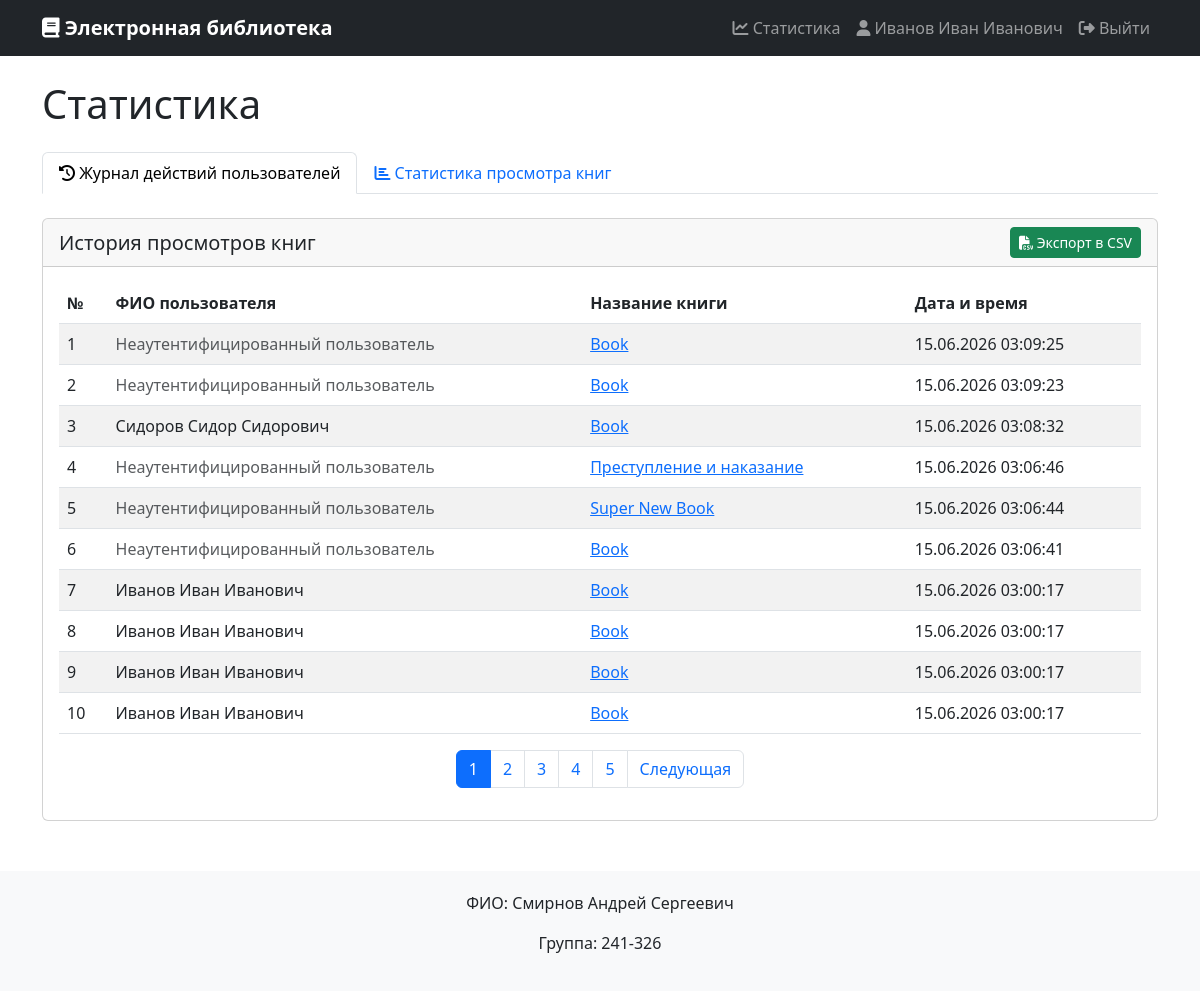
The page /statistics (signed in) on the database its author committed.
### models.py (models this page shows, shortened)
class User(db.Model, UserMixin):
    __tablename__ = 'user'
    id = db.Column(db.Integer, primary_key=True)
    login = db.Column(db.String(100), unique=True, nullable=False)
    password_hash = db.Column(db.String(200), nullable=False)
    last_name = db.Column(db.String(100), nullable=False)
    first_name = db.Column(db.String(100), nullable=False)
    patronymic = db.Column(db.String(100))
    role_id = db.Column(db.Integer, db.ForeignKey('role.id'), nullable=False)
    role = db.relationship('Role')
    @property
    def full_name(self):
        if self.patronymic:
            return f"{self.last_name} {self.first_name} {self.patronymic}"
        return f"{self.last_name} {self.first_name}"

class BookViewLog(db.Model):
    __tablename__ = 'book_view_log'
    id = db.Column(db.Integer, primary_key=True)
    book_id = db.Column(db.Integer, db.ForeignKey('book.id', ondelete='SET NULL'), nullable=True)
    user_id = db.Column(db.Integer, db.ForeignKey('user.id', ondelete='SET NULL'), nullable=True)
    viewed_at = db.Column(db.DateTime, default=datetime.now, nullable=False)
    book = db.relationship('Book')
    user = db.relationship('User')

class Book(db.Model):
    __tablename__ = 'book'
    id = db.Column(db.Integer, primary_key=True)
    title = db.Column(db.String(200), nullable=False)
    description = db.Column(db.Text, nullable=False)
    year = db.Column(db.Integer, nullable=False)
    publisher = db.Column(db.String(200), nullable=False)
    author = db.Column(db.String(200), nullable=False)
    pages = db.Column(db.Integer, nullable=False)
    genres = db.relationship('Genre', secondary=book_genre, lazy='subquery',
                             backref=db.backref('books', lazy=True))
    cover = db.relationship('Cover', uselist=False, backref='book', cascade='all, delete-orphan')
    reviews = db.relationship('Review', backref='book', cascade='all, delete-orphan')

### app.py (the view)
@app.route('/statistics')
@login_required
def statistics():
    if current_user.role.name != 'администратор':
        flash('У вас недостаточно прав для выполнения данного действия', 'danger')
        return redirect(url_for('index'))
    page_actions = request.args.get('page_actions', 1, type=int)
    page_stats = request.args.get('page_stats', 1, type=int)
    actions_log = BookViewLog.query.order_by(BookViewLog.viewed_at.desc()).paginate(
        page=page_actions, per_page=10, error_out=False
    )
    date_from = request.args.get('date_from')
    date_to = request.args.get('date_to')
    query = db.session.query(
        Book, func.count(BookViewLog.id).label('views')
    ).join(BookViewLog, Book.id == BookViewLog.book_id) \
        .filter(BookViewLog.user_id.isnot(None))
    if date_from:
        try:
            date_from_obj = datetime.strptime(date_from, '%Y-%m-%d')
            query = query.filter(BookViewLog.viewed_at >= date_from_obj)
        except ValueError:
            pass
    if date_to:
        try:
            date_to_obj = datetime.strptime(date_to, '%Y-%m-%d') + timedelta(days=1)
            query = query.filter(BookViewLog.viewed_at < date_to_obj)
        except ValueError:
            pass
    stats = query.group_by(Book.id).order_by(func.count(BookViewLog.id).desc()).paginate(
        page=page_stats, per_page=10, error_out=False
    )
    return render_template('statistics.html',
                           actions_log=actions_log,
                           stats=stats,
                           date_from=date_from,
                           date_to=date_to)

### app.py (called while the page is built)
@login_manager.user_loader
def load_user(user_id):
    return User.query.get(int(user_id))

@app.context_processor
def utility_processor():
    def user_has_role(role_name):
        if current_user.is_authenticated and current_user.role:
            return current_user.role.name == role_name
        return False
    return dict(user_has_role=user_has_role)

### templates/statistics.html (shortened to what this page needs)
{% extends "base.html" %}
{% block content %}
<h1 class="mb-4">Статистика</h1>
<ul class="nav nav-tabs mb-4" id="statsTab" role="tablist">
    <li class="nav-item" role="presentation">
        <button class="nav-link active" id="actions-tab" data-bs-toggle="tab" data-bs-target="#actions" type="button" role="tab">
            <i class="fas fa-history"></i> Журнал действий пользователей
        </button>
    </li>
    <li class="nav-item" role="presentation">
        <button class="nav-link" id="stats-tab" data-bs-toggle="tab" data-bs-target="#stats" type="button" role="tab">
            <i class="fas fa-chart-bar"></i> Статистика просмотра книг
        </button>
    </li>
</ul>
<div class="tab-content" id="statsTabContent">
    <div class="tab-pane fade show active" id="actions" role="tabpanel">
        <div class="card">
            <div class="card-header d-flex justify-content-between align-items-center">
                <h5 class="mb-0">История просмотров книг</h5>
                <a href="{{ url_for('export_csv', export_type='actions') }}" class="btn btn-sm btn-success">
                    <i class="fas fa-file-csv"></i> Экспорт в CSV
                </a>
            </div>
            <div class="card-body">
                <div class="table-responsive">
                    <table class="table table-striped">
                        <thead>
                            <tr>
                                <th>№</th>
                                <th>ФИО пользователя</th>
                                <th>Название книги</th>
                                <th>Дата и время</th>
                            </tr>
                        </thead>
                        <tbody>
                            {% for log in actions_log.items %}
                            <tr>
                                <td>{{ loop.index + (actions_log.page - 1) * actions_log.per_page }}</td>
                                <td>
                                    {% if log.user %}
                                        {{ log.user.full_name }}
                                    {% else %}
                                        <span class="text-muted">Неаутентифицированный пользователь</span>
                                    {% endif %}
                                </td>
                                <td>
                                    {% if log.book %}
                                        <a href="{{ url_for('book_detail', book_id=log.book.id) }}">
                                            {{ log.book.title }}
                                        </a>
                                    {% else %}
                                        <span class="text-danger">Книга удалена</span>
                                    {% endif %}
                                </td>
                                <td>{{ log.viewed_at.strftime('%d.%m.%Y %H:%M:%S') }}</td>
                            </tr>
                            {% else %}
                            <tr>
                                <td colspan="4" class="text-center">Нет записей</td>
                            </tr>
                            {% endfor %}
                        </tbody>
                    </table>
                </div>
                {% if actions_log.pages > 1 %}
                <nav>
                    <ul class="pagination justify-content-center">
                        {% for page_num in actions_log.iter_pages() %}
                            {% if page_num %}
                                <li class="page-item {% if page_num == actions_log.page %}active{% endif %}">
                                    <a class="page-link" href="{{ url_for('statistics', page_actions=page_num, page_stats=stats.page) }}">{{ page_num }}</a>
                                </li>
                            {% else %}
                                <li class="page-item disabled"><span class="page-link">...</span></li>
                            {% endif %}
                        {% endfor %}
                        {% if actions_log.has_next %}
                        <li class="page-item">
                            <a class="page-link" href="{{ url_for('statistics', page_actions=actions_log.next_num, page_stats=stats.page) }}">Следующая</a>
                        </li>
                        {% endif %}
                    </ul>
                </nav>
                {% endif %}
            </div>
        </div>
    </div>
</div>
{% endblock %}

### templates/base.html (shortened to what this page needs)
<!DOCTYPE html>
<html lang="ru">
<head>
    <link href="https://cdn.jsdelivr.net/npm/bootstrap@5.3.0/dist/css/bootstrap.min.css" rel="stylesheet">
    <link rel="stylesheet" href="https://cdn.jsdelivr.net/npm/easymde@2.18.0/dist/easymde.min.css">
    <link rel="stylesheet" href="https://cdnjs.cloudflare.com/ajax/libs/font-awesome/6.4.0/css/all.min.css">
</head>
<body>
    <nav class="navbar navbar-expand-lg navbar-dark bg-dark">
        <div class="container">
            <a class="navbar-brand" href="{{ url_for('index') }}">
                <i class="fas fa-book"></i> Электронная библиотека
            </a>
            <div class="collapse navbar-collapse" id="navbarNav">
                <ul class="navbar-nav ms-auto">
                    {% if current_user.is_authenticated and user_has_role('администратор') %}
                    <li class="nav-item">
                        <a class="nav-link" href="{{ url_for('statistics') }}">
                            <i class="fas fa-chart-line"></i> Статистика
                        </a>
                    </li>
                    {% endif %}
                    {% if current_user.is_authenticated %}
                    <li class="nav-item">
                        <span class="nav-link">
                            <i class="fas fa-user"></i> {{ current_user.full_name }}
                        </span>
                    </li>
                    <li class="nav-item">
                        <a class="nav-link" href="{{ url_for('logout') }}">
                            <i class="fas fa-sign-out-alt"></i> Выйти
                        </a>
                    </li>
                    {% else %}
                    <li class="nav-item">
                        <a class="nav-link" href="{{ url_for('login') }}">
                            <i class="fas fa-sign-in-alt"></i> Войти
                        </a>
                    </li>
                    {% endif %}
                </ul>
            </div>
        </div>
    </nav>
    <div class="container mt-4">
        {% block content %}{% endblock %}
    </div>
    <footer>
        <div class="container">
            <p>ФИО: Смирнов Андрей Сергеевич</p>
            <p>Группа: 241-326</p>
        </div>
    </footer>
</body>
</html>

### templates/base.html (style rules this page uses)
.navbar-brand { font-weight: bold; }
footer { margin-top: 50px; padding: 20px 0; background-color: #f8f9fa; text-align: center; }

### rows shown on the page
User: full_name "Иванов Иван Иванович"
BookViewLog: shows "Неаутентифицированный пользователь", book "Book", viewed_at "15.06.2026 03:09:25"
BookViewLog: shows "Неаутентифицированный пользователь", book "Book", viewed_at "15.06.2026 03:09:23"
BookViewLog: user.full_name "Сидоров Сидор Сидорович", book "Book", viewed_at "15.06.2026 03:08:32"
BookViewLog: shows "Неаутентифицированный пользователь", book "Преступление и наказание", viewed_at "15.06.2026 03:06:46"
BookViewLog: shows "Неаутентифицированный пользователь", book "Super New Book", viewed_at "15.06.2026 03:06:44"
BookViewLog: shows "Неаутентифицированный пользователь", book "Book", viewed_at "15.06.2026 03:06:41"
BookViewLog: user.full_name "Иванов Иван Иванович", book "Book", viewed_at "15.06.2026 03:00:17"
BookViewLog: user.full_name "Иванов Иван Иванович", book "Book", viewed_at "15.06.2026 03:00:17"
BookViewLog: user.full_name "Иванов Иван Иванович", book "Book", viewed_at "15.06.2026 03:00:17"
BookViewLog: user.full_name "Иванов Иван Иванович", book "Book", viewed_at "15.06.2026 03:00:17"

### other values the page prints
{{ page_num }} "1" "2" "3" "4" "5"
